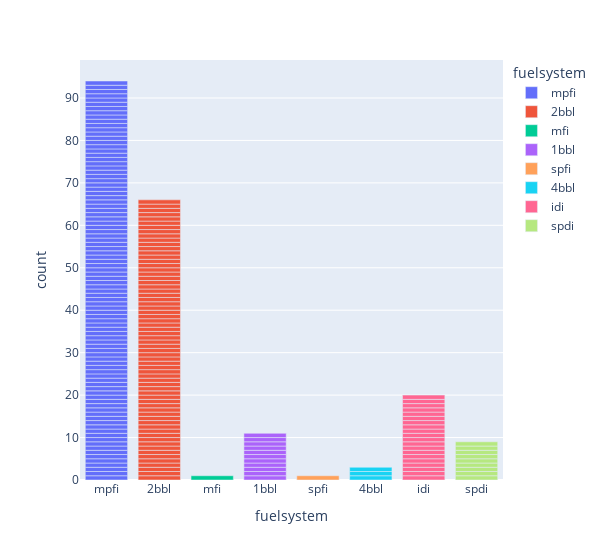

The notebook cell saved with this chart:
### Code cell
px.bar(df, x='fuelsystem',color='fuelsystem',width=600)

### Figure 1 — Plotly figure (JSON) as saved in the notebook; plotly's stock layout.template omitted (floating-point values rounded to 4 significant figures)
{"data": [{"alignmentgroup": "True", "hovertemplate": "fuelsystem=%{x}<br>count=%{y}<extra></extra>", "legendgroup": "mpfi", "marker": {"color": "#636efa", "pattern": {"shape": ""}}, "name": "mpfi", "offsetgroup": "mpfi", "orientation": "v", "showlegend": true, "textposition": "auto", "type": "bar", "x": ["mpfi", "mpfi", "mpfi", "mpfi", "mpfi", "mpfi", "mpfi", "mpfi", "mpfi", "mpfi", "mpfi", "mpfi", "mpfi", "mpfi", "mpfi", "mpfi", "mpfi", "mpfi", "mpfi", "mpfi", "mpfi", "mpfi", "mpfi", "mpfi", "mpfi", "mpfi", "mpfi", "mpfi", "mpfi", "mpfi", "mpfi", "mpfi", "mpfi", "mpfi", "mpfi", "mpfi", "mpfi", "mpfi", "mpfi", "mpfi", "mpfi", "mpfi", "mpfi", "mpfi", "mpfi", "mpfi", "mpfi", "mpfi", "mpfi", "mpfi", "mpfi", "mpfi", "mpfi", "mpfi", "mpfi", "mpfi", "mpfi", "mpfi", "mpfi", "mpfi", "mpfi", "mpfi", "mpfi", "mpfi", "mpfi", "mpfi", "mpfi", "mpfi", "mpfi", "mpfi", "mpfi", "mpfi", "mpfi", "mpfi", "mpfi", "mpfi", "mpfi", "mpfi", "mpfi", "mpfi", "mpfi", "mpfi", "mpfi", "mpfi", "mpfi", "mpfi", "mpfi", "mpfi", "mpfi", "mpfi", "mpfi", "mpfi", "mpfi", "mpfi"], "xaxis": "x", "y": [1, 1, 1, 1, 1, 1, 1, 1, 1, 1, 1, 1, 1, 1, 1, 1, 1, 1, 1, 1, 1, 1, 1, 1, 1, 1, 1, 1, 1, 1, 1, 1, 1, 1, 1, 1, 1, 1, 1, 1, 1, 1, 1, 1, 1, 1, 1, 1, 1, 1, 1, 1, 1, 1, 1, 1, 1, 1, 1, 1, 1, 1, 1, 1, 1, 1, 1, 1, 1, 1, 1, 1, 1, 1, 1, 1, 1, 1, 1, 1, 1, 1, 1, 1, 1, 1, 1, 1, 1, 1, 1, 1, 1, 1], "yaxis": "y"}, {"alignmentgroup": "True", "hovertemplate": "fuelsystem=%{x}<br>count=%{y}<extra></extra>", "legendgroup": "2bbl", "marker": {"color": "#EF553B", "pattern": {"shape": ""}}, "name": "2bbl", "offsetgroup": "2bbl", "orientation": "v", "showlegend": true, "textposition": "auto", "type": "bar", "x": ["2bbl", "2bbl", "2bbl", "2bbl", "2bbl", "2bbl", "2bbl", "2bbl", "2bbl", "2bbl", "2bbl", "2bbl", "2bbl", "2bbl", "2bbl", "2bbl", "2bbl", "2bbl", "2bbl", "2bbl", "2bbl", "2bbl", "2bbl", "2bbl", "2bbl", "2bbl", "2bbl", "2bbl", "2bbl", "2bbl", "2bbl", "2bbl", "2bbl", "2bbl", "2bbl", "2bbl", "2bbl", "2bbl", "2bbl", "2bbl", "2bbl", "2bbl", "2bbl", "2bbl", "2bbl", "2bbl", "2bbl", "2bbl", "2bbl", "2bbl", "2bbl", "2bbl", "2bbl", "2bbl", "2bbl", "2bbl", "2bbl", "2bbl", "2bbl", "2bbl", "2bbl", "2bbl", "2bbl", "2bbl", "2bbl", "2bbl"], "xaxis": "x", "y": [1, 1, 1, 1, 1, 1, 1, 1, 1, 1, 1, 1, 1, 1, 1, 1, 1, 1, 1, 1, 1, 1, 1, 1, 1, 1, 1, 1, 1, 1, 1, 1, 1, 1, 1, 1, 1, 1, 1, 1, 1, 1, 1, 1, 1, 1, 1, 1, 1, 1, 1, 1, 1, 1, 1, 1, 1, 1, 1, 1, 1, 1, 1, 1, 1, 1], "yaxis": "y"}, {"alignmentgroup": "True", "hovertemplate": "fuelsystem=%{x}<br>count=%{y}<extra></extra>", "legendgroup": "mfi", "marker": {"color": "#00cc96", "pattern": {"shape": ""}}, "name": "mfi", "offsetgroup": "mfi", "orientation": "v", "showlegend": true, "textposition": "auto", "type": "bar", "x": ["mfi"], "xaxis": "x", "y": [1], "yaxis": "y"}, {"alignmentgroup": "True", "hovertemplate": "fuelsystem=%{x}<br>count=%{y}<extra></extra>", "legendgroup": "1bbl", "marker": {"color": "#ab63fa", "pattern": {"shape": ""}}, "name": "1bbl", "offsetgroup": "1bbl", "orientation": "v", "showlegend": true, "textposition": "auto", "type": "bar", "x": ["1bbl", "1bbl", "1bbl", "1bbl", "1bbl", "1bbl", "1bbl", "1bbl", "1bbl", "1bbl", "1bbl"], "xaxis": "x", "y": [1, 1, 1, 1, 1, 1, 1, 1, 1, 1, 1], "yaxis": "y"}, {"alignmentgroup": "True", "hovertemplate": "fuelsystem=%{x}<br>count=%{y}<extra></extra>", "legendgroup": "spfi", "marker": {"color": "#FFA15A", "pattern": {"shape": ""}}, "name": "spfi", "offsetgroup": "spfi", "orientation": "v", "showlegend": true, "textposition": "auto", "type": "bar", "x": ["spfi"], "xaxis": "x", "y": [1], "yaxis": "y"}, {"alignmentgroup": "True", "hovertemplate": "fuelsystem=%{x}<br>count=%{y}<extra></extra>", "legendgroup": "4bbl", "marker": {"color": "#19d3f3", "pattern": {"shape": ""}}, "name": "4bbl", "offsetgroup": "4bbl", "orientation": "v", "showlegend": true, "textposition": "auto", "type": "bar", "x": ["4bbl", "4bbl", "4bbl"], "xaxis": "x", "y": [1, 1, 1], "yaxis": "y"}, {"alignmentgroup": "True", "hovertemplate": "fuelsystem=%{x}<br>count=%{y}<extra></extra>", "legendgroup": "idi", "marker": {"color": "#FF6692", "pattern": {"shape": ""}}, "name": "idi", "offsetgroup": "idi", "orientation": "v", "showlegend": true, "textposition": "auto", "type": "bar", "x": ["idi", "idi", "idi", "idi", "idi", "idi", "idi", "idi", "idi", "idi", "idi", "idi", "idi", "idi", "idi", "idi", "idi", "idi", "idi", "idi"], "xaxis": "x", "y": [1, 1, 1, 1, 1, 1, 1, 1, 1, 1, 1, 1, 1, 1, 1, 1, 1, 1, 1, 1], "yaxis": "y"}, {"alignmentgroup": "True", "hovertemplate": "fuelsystem=%{x}<br>count=%{y}<extra></extra>", "legendgroup": "spdi", "marker": {"color": "#B6E880", "pattern": {"shape": ""}}, "name": "spdi", "offsetgroup": "spdi", "orientation": "v", "showlegend": true, "textposition": "auto", "type": "bar", "x": ["spdi", "spdi", "spdi", "spdi", "spdi", "spdi", "spdi", "spdi", "spdi"], "xaxis": "x", "y": [1, 1, 1, 1, 1, 1, 1, 1, 1], "yaxis": "y"}], "layout": {"barmode": "relative", "legend": {"title": {"text": "fuelsystem"}, "tracegroupgap": 0}, "margin": {"t": 60}, "width": 600, "xaxis": {"anchor": "y", "categoryarray": ["mpfi", "2bbl", "mfi", "1bbl", "spfi", "4bbl", "idi", "spdi"], "categoryorder": "array", "domain": [0, 1], "title": {"text": "fuelsystem"}}, "yaxis": {"anchor": "x", "domain": [0, 1], "title": {"text": "count"}}}}
